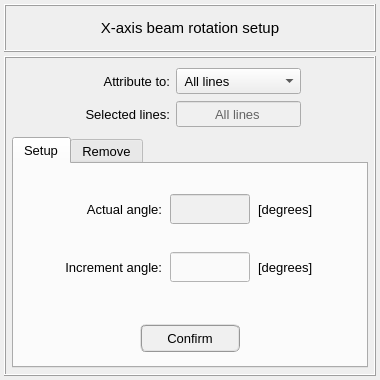
<?xml version="1.0" encoding="UTF-8"?>
<ui version="4.0">
 <class>Dialog</class>
 <widget class="QDialog" name="Dialog">
  <property name="windowModality">
   <enum>Qt::NonModal</enum>
  </property>
  <property name="geometry">
   <rect>
    <x>0</x>
    <y>0</y>
    <width>380</width>
    <height>380</height>
   </rect>
  </property>
  <property name="sizePolicy">
   <sizepolicy hsizetype="Fixed" vsizetype="Fixed">
    <horstretch>0</horstretch>
    <verstretch>0</verstretch>
   </sizepolicy>
  </property>
  <property name="minimumSize">
   <size>
    <width>380</width>
    <height>380</height>
   </size>
  </property>
  <property name="maximumSize">
   <size>
    <width>380</width>
    <height>380</height>
   </size>
  </property>
  <property name="contextMenuPolicy">
   <enum>Qt::DefaultContextMenu</enum>
  </property>
  <property name="windowTitle">
   <string> Set: beam x-axis rotation angle</string>
  </property>
  <property name="whatsThis">
   <string/>
  </property>
  <layout class="QGridLayout" name="gridLayout_2">
   <property name="leftMargin">
    <number>4</number>
   </property>
   <property name="topMargin">
    <number>4</number>
   </property>
   <property name="rightMargin">
    <number>4</number>
   </property>
   <property name="bottomMargin">
    <number>4</number>
   </property>
   <property name="spacing">
    <number>4</number>
   </property>
   <item row="0" column="0">
    <widget class="QFrame" name="frame_title">
     <property name="minimumSize">
      <size>
       <width>0</width>
       <height>48</height>
      </size>
     </property>
     <property name="maximumSize">
      <size>
       <width>16777215</width>
       <height>48</height>
      </size>
     </property>
     <property name="frameShape">
      <enum>QFrame::Box</enum>
     </property>
     <property name="frameShadow">
      <enum>QFrame::Raised</enum>
     </property>
     <property name="lineWidth">
      <number>1</number>
     </property>
     <layout class="QGridLayout" name="gridLayout_6">
      <property name="leftMargin">
       <number>4</number>
      </property>
      <property name="topMargin">
       <number>4</number>
      </property>
      <property name="rightMargin">
       <number>4</number>
      </property>
      <property name="bottomMargin">
       <number>4</number>
      </property>
      <item row="0" column="0" rowspan="2">
       <widget class="QLabel" name="label_title">
        <property name="font">
         <font>
          <pointsize>11</pointsize>
         </font>
        </property>
        <property name="text">
         <string>X-axis beam rotation setup</string>
        </property>
        <property name="textFormat">
         <enum>Qt::AutoText</enum>
        </property>
        <property name="alignment">
         <set>Qt::AlignCenter</set>
        </property>
       </widget>
      </item>
     </layout>
    </widget>
   </item>
   <item row="1" column="0">
    <widget class="QFrame" name="frame_2">
     <property name="sizePolicy">
      <sizepolicy hsizetype="Preferred" vsizetype="Preferred">
       <horstretch>40</horstretch>
       <verstretch>0</verstretch>
      </sizepolicy>
     </property>
     <property name="minimumSize">
      <size>
       <width>0</width>
       <height>0</height>
      </size>
     </property>
     <property name="maximumSize">
      <size>
       <width>460</width>
       <height>600</height>
      </size>
     </property>
     <property name="font">
      <font>
       <pointsize>12</pointsize>
       <italic>true</italic>
      </font>
     </property>
     <property name="frameShape">
      <enum>QFrame::Box</enum>
     </property>
     <property name="frameShadow">
      <enum>QFrame::Raised</enum>
     </property>
     <layout class="QGridLayout" name="gridLayout">
      <property name="leftMargin">
       <number>6</number>
      </property>
      <property name="topMargin">
       <number>6</number>
      </property>
      <property name="rightMargin">
       <number>6</number>
      </property>
      <property name="bottomMargin">
       <number>6</number>
      </property>
      <item row="1" column="0">
       <widget class="QTabWidget" name="tabWidget_xaxis_rotation_angle">
        <property name="minimumSize">
         <size>
          <width>0</width>
          <height>0</height>
         </size>
        </property>
        <property name="maximumSize">
         <size>
          <width>600</width>
          <height>360</height>
         </size>
        </property>
        <property name="font">
         <font>
          <family>MS Shell Dlg 2</family>
          <pointsize>10</pointsize>
          <weight>50</weight>
          <italic>false</italic>
          <bold>false</bold>
         </font>
        </property>
        <property name="currentIndex">
         <number>0</number>
        </property>
        <widget class="QWidget" name="tab_setup">
         <attribute name="title">
          <string>Setup</string>
         </attribute>
         <layout class="QGridLayout" name="gridLayout_5">
          <property name="leftMargin">
           <number>4</number>
          </property>
          <property name="topMargin">
           <number>4</number>
          </property>
          <property name="rightMargin">
           <number>4</number>
          </property>
          <property name="bottomMargin">
           <number>4</number>
          </property>
          <property name="spacing">
           <number>4</number>
          </property>
          <item row="0" column="0" colspan="2">
           <widget class="QFrame" name="frame_8">
            <property name="frameShape">
             <enum>QFrame::NoFrame</enum>
            </property>
            <property name="frameShadow">
             <enum>QFrame::Raised</enum>
            </property>
            <layout class="QGridLayout" name="gridLayout_8">
             <property name="leftMargin">
              <number>4</number>
             </property>
             <property name="topMargin">
              <number>4</number>
             </property>
             <property name="rightMargin">
              <number>4</number>
             </property>
             <property name="bottomMargin">
              <number>4</number>
             </property>
             <property name="horizontalSpacing">
              <number>8</number>
             </property>
             <property name="verticalSpacing">
              <number>6</number>
             </property>
             <item row="0" column="1">
              <widget class="QLabel" name="label_5">
               <property name="minimumSize">
                <size>
                 <width>120</width>
                 <height>30</height>
                </size>
               </property>
               <property name="maximumSize">
                <size>
                 <width>120</width>
                 <height>30</height>
                </size>
               </property>
               <property name="sizeIncrement">
                <size>
                 <width>196</width>
                 <height>30</height>
                </size>
               </property>
               <property name="font">
                <font>
                 <pointsize>10</pointsize>
                </font>
               </property>
               <property name="text">
                <string>Actual angle:</string>
               </property>
               <property name="textFormat">
                <enum>Qt::AutoText</enum>
               </property>
               <property name="alignment">
                <set>Qt::AlignRight|Qt::AlignTrailing|Qt::AlignVCenter</set>
               </property>
              </widget>
             </item>
             <item row="1" column="1">
              <widget class="QLabel" name="label_8">
               <property name="minimumSize">
                <size>
                 <width>120</width>
                 <height>30</height>
                </size>
               </property>
               <property name="maximumSize">
                <size>
                 <width>120</width>
                 <height>30</height>
                </size>
               </property>
               <property name="sizeIncrement">
                <size>
                 <width>196</width>
                 <height>30</height>
                </size>
               </property>
               <property name="font">
                <font>
                 <pointsize>10</pointsize>
                </font>
               </property>
               <property name="text">
                <string>Increment angle:</string>
               </property>
               <property name="textFormat">
                <enum>Qt::AutoText</enum>
               </property>
               <property name="alignment">
                <set>Qt::AlignRight|Qt::AlignTrailing|Qt::AlignVCenter</set>
               </property>
              </widget>
             </item>
             <item row="0" column="3">
              <widget class="QLabel" name="label_6">
               <property name="minimumSize">
                <size>
                 <width>80</width>
                 <height>30</height>
                </size>
               </property>
               <property name="maximumSize">
                <size>
                 <width>80</width>
                 <height>30</height>
                </size>
               </property>
               <property name="font">
                <font>
                 <pointsize>10</pointsize>
                 <kerning>false</kerning>
                </font>
               </property>
               <property name="text">
                <string>[degrees]</string>
               </property>
               <property name="textFormat">
                <enum>Qt::AutoText</enum>
               </property>
               <property name="alignment">
                <set>Qt::AlignLeading|Qt::AlignLeft|Qt::AlignVCenter</set>
               </property>
              </widget>
             </item>
             <item row="1" column="2">
              <widget class="QLineEdit" name="lineEdit_xaxis_rotation_increment_angle">
               <property name="enabled">
                <bool>true</bool>
               </property>
               <property name="minimumSize">
                <size>
                 <width>80</width>
                 <height>30</height>
                </size>
               </property>
               <property name="maximumSize">
                <size>
                 <width>80</width>
                 <height>30</height>
                </size>
               </property>
               <property name="font">
                <font>
                 <pointsize>10</pointsize>
                </font>
               </property>
               <property name="focusPolicy">
                <enum>Qt::ClickFocus</enum>
               </property>
               <property name="toolTip">
                <string>Insert an increment value to the rotation angle in degrees.</string>
               </property>
               <property name="styleSheet">
                <string notr="true">QLineEdit{color: rgb(0, 0, 0); background-color: rgb(250, 250, 250)}
QLineEdit:disabled{color: rgb(100, 100, 100); background-color: rgb(240, 240, 240)}</string>
               </property>
               <property name="text">
                <string/>
               </property>
               <property name="alignment">
                <set>Qt::AlignCenter</set>
               </property>
              </widget>
             </item>
             <item row="1" column="3">
              <widget class="QLabel" name="label_7">
               <property name="minimumSize">
                <size>
                 <width>80</width>
                 <height>30</height>
                </size>
               </property>
               <property name="maximumSize">
                <size>
                 <width>80</width>
                 <height>30</height>
                </size>
               </property>
               <property name="font">
                <font>
                 <pointsize>10</pointsize>
                 <kerning>false</kerning>
                </font>
               </property>
               <property name="text">
                <string>[degrees]</string>
               </property>
               <property name="textFormat">
                <enum>Qt::AutoText</enum>
               </property>
               <property name="alignment">
                <set>Qt::AlignLeading|Qt::AlignLeft|Qt::AlignVCenter</set>
               </property>
              </widget>
             </item>
             <item row="0" column="0">
              <spacer name="horizontalSpacer_4">
               <property name="orientation">
                <enum>Qt::Horizontal</enum>
               </property>
               <property name="sizeHint" stdset="0">
                <size>
                 <width>40</width>
                 <height>20</height>
                </size>
               </property>
              </spacer>
             </item>
             <item row="0" column="4">
              <spacer name="horizontalSpacer">
               <property name="orientation">
                <enum>Qt::Horizontal</enum>
               </property>
               <property name="sizeHint" stdset="0">
                <size>
                 <width>40</width>
                 <height>20</height>
                </size>
               </property>
              </spacer>
             </item>
             <item row="0" column="2">
              <widget class="QLineEdit" name="lineEdit_xaxis_rotation_actual_angle">
               <property name="enabled">
                <bool>false</bool>
               </property>
               <property name="minimumSize">
                <size>
                 <width>80</width>
                 <height>30</height>
                </size>
               </property>
               <property name="maximumSize">
                <size>
                 <width>80</width>
                 <height>30</height>
                </size>
               </property>
               <property name="font">
                <font>
                 <pointsize>10</pointsize>
                </font>
               </property>
               <property name="focusPolicy">
                <enum>Qt::ClickFocus</enum>
               </property>
               <property name="toolTip">
                <string>Actual value of the rotation angle in degrees.</string>
               </property>
               <property name="styleSheet">
                <string notr="true">QLineEdit{color: rgb(0, 0, 0); background-color: rgb(250, 250, 250)}
QLineEdit:disabled{color: rgb(100, 100, 100); background-color: rgb(240, 240, 240)}</string>
               </property>
               <property name="text">
                <string/>
               </property>
               <property name="alignment">
                <set>Qt::AlignCenter</set>
               </property>
              </widget>
             </item>
            </layout>
           </widget>
          </item>
          <item row="1" column="0" colspan="2">
           <widget class="QFrame" name="frame_5">
            <property name="maximumSize">
             <size>
              <width>16777215</width>
              <height>48</height>
             </size>
            </property>
            <property name="frameShape">
             <enum>QFrame::NoFrame</enum>
            </property>
            <property name="frameShadow">
             <enum>QFrame::Raised</enum>
            </property>
            <layout class="QGridLayout" name="gridLayout_4">
             <property name="leftMargin">
              <number>0</number>
             </property>
             <property name="topMargin">
              <number>0</number>
             </property>
             <property name="rightMargin">
              <number>0</number>
             </property>
             <property name="bottomMargin">
              <number>0</number>
             </property>
             <property name="spacing">
              <number>0</number>
             </property>
             <item row="0" column="0">
              <widget class="QPushButton" name="pushButton_confirm">
               <property name="minimumSize">
                <size>
                 <width>100</width>
                 <height>28</height>
                </size>
               </property>
               <property name="maximumSize">
                <size>
                 <width>100</width>
                 <height>28</height>
                </size>
               </property>
               <property name="font">
                <font>
                 <pointsize>10</pointsize>
                </font>
               </property>
               <property name="styleSheet">
                <string notr="true">QPushButton{border-radius: 6px; border-color: rgb(150, 150, 150); border-style: ridge; border-width: 2px; color: rgb(0, 0, 0); background-color: rgb(240, 240, 240)}
QPushButton:hover{border-radius: 6px; border-color: rgb(0, 170, 255); border-style: ridge; border-width: 2px; color: rgb(0, 0, 0); background-color: rgba(174, 213, 255, 100)}
QPushButton:pressed{border-radius: 6px; border-color: rgb(0, 170, 255); border-style: ridge; border-width: 2px; color: rgb(0, 0, 0); background-color: rgb(174, 213, 255)}
QPushButton:disabled{border-radius: 6px; border-color: rgb(150, 150, 150); border-style: ridge; border-width: 0px; color: rgb(150,150, 150); background-color: rgb(220, 220, 220)}</string>
               </property>
               <property name="text">
                <string>Confirm</string>
               </property>
              </widget>
             </item>
            </layout>
           </widget>
          </item>
         </layout>
        </widget>
        <widget class="QWidget" name="tab_remove">
         <attribute name="title">
          <string>Remove</string>
         </attribute>
         <layout class="QGridLayout" name="gridLayout_3">
          <property name="leftMargin">
           <number>4</number>
          </property>
          <property name="topMargin">
           <number>4</number>
          </property>
          <property name="rightMargin">
           <number>4</number>
          </property>
          <property name="bottomMargin">
           <number>4</number>
          </property>
          <property name="spacing">
           <number>4</number>
          </property>
          <item row="0" column="0">
           <widget class="QTreeWidget" name="treeWidget_xaxis_rotation_angle">
            <property name="minimumSize">
             <size>
              <width>0</width>
              <height>0</height>
             </size>
            </property>
            <property name="maximumSize">
             <size>
              <width>1000</width>
              <height>400</height>
             </size>
            </property>
            <property name="font">
             <font>
              <family>MS Shell Dlg 2</family>
              <pointsize>9</pointsize>
              <weight>50</weight>
              <italic>false</italic>
              <bold>false</bold>
             </font>
            </property>
            <property name="indentation">
             <number>0</number>
            </property>
            <column>
             <property name="text">
              <string>Angle [deg]</string>
             </property>
             <property name="font">
              <font>
               <family>MS Shell Dlg 2</family>
               <pointsize>10</pointsize>
               <weight>50</weight>
               <italic>false</italic>
               <bold>false</bold>
              </font>
             </property>
             <property name="textAlignment">
              <set>AlignCenter</set>
             </property>
            </column>
            <column>
             <property name="text">
              <string>Lines</string>
             </property>
             <property name="font">
              <font>
               <family>MS Shell Dlg 2</family>
               <pointsize>10</pointsize>
               <weight>50</weight>
               <italic>false</italic>
               <bold>false</bold>
              </font>
             </property>
             <property name="textAlignment">
              <set>AlignCenter</set>
             </property>
            </column>
           </widget>
          </item>
          <item row="1" column="0">
           <widget class="QFrame" name="frame_7">
            <property name="minimumSize">
             <size>
              <width>0</width>
              <height>44</height>
             </size>
            </property>
            <property name="maximumSize">
             <size>
              <width>16777215</width>
              <height>48</height>
             </size>
            </property>
            <property name="frameShape">
             <enum>QFrame::NoFrame</enum>
            </property>
            <property name="frameShadow">
             <enum>QFrame::Raised</enum>
            </property>
            <layout class="QGridLayout" name="gridLayout_7">
             <property name="leftMargin">
              <number>0</number>
             </property>
             <property name="topMargin">
              <number>0</number>
             </property>
             <property name="rightMargin">
              <number>0</number>
             </property>
             <property name="bottomMargin">
              <number>0</number>
             </property>
             <property name="spacing">
              <number>0</number>
             </property>
             <item row="0" column="1">
              <widget class="QPushButton" name="pushButton_remove">
               <property name="minimumSize">
                <size>
                 <width>100</width>
                 <height>28</height>
                </size>
               </property>
               <property name="maximumSize">
                <size>
                 <width>100</width>
                 <height>28</height>
                </size>
               </property>
               <property name="font">
                <font>
                 <pointsize>10</pointsize>
                </font>
               </property>
               <property name="styleSheet">
                <string notr="true">QPushButton{border-radius: 6px; border-color: rgb(150, 150, 150); border-style: ridge; border-width: 2px; color: rgb(0, 0, 0); background-color: rgb(240, 240, 240)}
QPushButton:hover{border-radius: 6px; border-color: rgb(0, 170, 255); border-style: ridge; border-width: 2px; color: rgb(0, 0, 0); background-color: rgba(174, 213, 255, 100)}
QPushButton:pressed{border-radius: 6px; border-color: rgb(0, 170, 255); border-style: ridge; border-width: 2px; color: rgb(0, 0, 0); background-color: rgb(174, 213, 255)}
QPushButton:disabled{border-radius: 6px; border-color: rgb(150, 150, 150); border-style: ridge; border-width: 0px; color: rgb(150,150, 150); background-color: rgb(220, 220, 220)}</string>
               </property>
               <property name="text">
                <string>Remove</string>
               </property>
              </widget>
             </item>
             <item row="0" column="0">
              <widget class="QPushButton" name="pushButton_reset_all">
               <property name="minimumSize">
                <size>
                 <width>100</width>
                 <height>28</height>
                </size>
               </property>
               <property name="maximumSize">
                <size>
                 <width>100</width>
                 <height>28</height>
                </size>
               </property>
               <property name="font">
                <font>
                 <pointsize>10</pointsize>
                </font>
               </property>
               <property name="styleSheet">
                <string notr="true">QPushButton{border-radius: 6px; border-color: rgb(150, 150, 150); border-style: ridge; border-width: 2px; color: rgb(0, 0, 0); background-color: rgb(240, 240, 240)}
QPushButton:hover{border-radius: 6px; border-color: rgb(0, 170, 255); border-style: ridge; border-width: 2px; color: rgb(0, 0, 0); background-color: rgba(174, 213, 255, 100)}
QPushButton:pressed{border-radius: 6px; border-color: rgb(0, 170, 255); border-style: ridge; border-width: 2px; color: rgb(0, 0, 0); background-color: rgb(174, 213, 255)}
QPushButton:disabled{border-radius: 6px; border-color: rgb(150, 150, 150); border-style: ridge; border-width: 0px; color: rgb(150,150, 150); background-color: rgb(220, 220, 220)}</string>
               </property>
               <property name="text">
                <string>Reset All</string>
               </property>
              </widget>
             </item>
            </layout>
           </widget>
          </item>
         </layout>
        </widget>
       </widget>
      </item>
      <item row="0" column="0">
       <widget class="QFrame" name="frame_attribution_controls">
        <property name="frameShape">
         <enum>QFrame::NoFrame</enum>
        </property>
        <property name="frameShadow">
         <enum>QFrame::Raised</enum>
        </property>
        <layout class="QGridLayout" name="gridLayout_9">
         <property name="leftMargin">
          <number>4</number>
         </property>
         <property name="topMargin">
          <number>4</number>
         </property>
         <property name="rightMargin">
          <number>4</number>
         </property>
         <property name="bottomMargin">
          <number>4</number>
         </property>
         <property name="verticalSpacing">
          <number>7</number>
         </property>
         <item row="1" column="2">
          <widget class="QLineEdit" name="lineEdit_selected_id">
           <property name="enabled">
            <bool>false</bool>
           </property>
           <property name="minimumSize">
            <size>
             <width>0</width>
             <height>26</height>
            </size>
           </property>
           <property name="maximumSize">
            <size>
             <width>16777215</width>
             <height>26</height>
            </size>
           </property>
           <property name="font">
            <font>
             <pointsize>10</pointsize>
             <weight>50</weight>
             <italic>false</italic>
             <bold>false</bold>
             <kerning>false</kerning>
            </font>
           </property>
           <property name="focusPolicy">
            <enum>Qt::ClickFocus</enum>
           </property>
           <property name="styleSheet">
            <string notr="true">QLineEdit{color: rgb(0, 0, 0); background-color: rgb(250, 250, 250)}
QLineEdit:disabled{color: rgb(100, 100, 100); background-color: rgb(240, 240, 240)}</string>
           </property>
           <property name="text">
            <string>All lines</string>
           </property>
           <property name="alignment">
            <set>Qt::AlignCenter</set>
           </property>
          </widget>
         </item>
         <item row="1" column="0">
          <spacer name="horizontalSpacer_2">
           <property name="orientation">
            <enum>Qt::Horizontal</enum>
           </property>
           <property name="sizeHint" stdset="0">
            <size>
             <width>40</width>
             <height>20</height>
            </size>
           </property>
          </spacer>
         </item>
         <item row="0" column="2">
          <widget class="QComboBox" name="comboBox_selection">
           <property name="minimumSize">
            <size>
             <width>0</width>
             <height>26</height>
            </size>
           </property>
           <property name="maximumSize">
            <size>
             <width>16777215</width>
             <height>26</height>
            </size>
           </property>
           <property name="font">
            <font>
             <pointsize>10</pointsize>
             <weight>50</weight>
             <italic>false</italic>
             <bold>false</bold>
             <kerning>false</kerning>
            </font>
           </property>
           <item>
            <property name="text">
             <string> All lines</string>
            </property>
           </item>
           <item>
            <property name="text">
             <string> Selected lines</string>
            </property>
           </item>
          </widget>
         </item>
         <item row="0" column="1">
          <widget class="QLabel" name="label_attribute_to">
           <property name="minimumSize">
            <size>
             <width>90</width>
             <height>26</height>
            </size>
           </property>
           <property name="maximumSize">
            <size>
             <width>100</width>
             <height>26</height>
            </size>
           </property>
           <property name="font">
            <font>
             <pointsize>10</pointsize>
             <weight>50</weight>
             <italic>false</italic>
             <bold>false</bold>
             <kerning>false</kerning>
            </font>
           </property>
           <property name="text">
            <string>Attribute to:</string>
           </property>
           <property name="alignment">
            <set>Qt::AlignRight|Qt::AlignTrailing|Qt::AlignVCenter</set>
           </property>
          </widget>
         </item>
         <item row="1" column="1">
          <widget class="QLabel" name="label_selected_id">
           <property name="minimumSize">
            <size>
             <width>90</width>
             <height>26</height>
            </size>
           </property>
           <property name="maximumSize">
            <size>
             <width>100</width>
             <height>26</height>
            </size>
           </property>
           <property name="font">
            <font>
             <pointsize>10</pointsize>
             <weight>50</weight>
             <italic>false</italic>
             <bold>false</bold>
             <kerning>false</kerning>
            </font>
           </property>
           <property name="text">
            <string>Selected lines:</string>
           </property>
           <property name="alignment">
            <set>Qt::AlignRight|Qt::AlignTrailing|Qt::AlignVCenter</set>
           </property>
          </widget>
         </item>
         <item row="1" column="5">
          <spacer name="horizontalSpacer_3">
           <property name="orientation">
            <enum>Qt::Horizontal</enum>
           </property>
           <property name="sizeHint" stdset="0">
            <size>
             <width>40</width>
             <height>20</height>
            </size>
           </property>
          </spacer>
         </item>
        </layout>
       </widget>
      </item>
     </layout>
    </widget>
   </item>
  </layout>
 </widget>
 <resources/>
 <connections/>
</ui>
